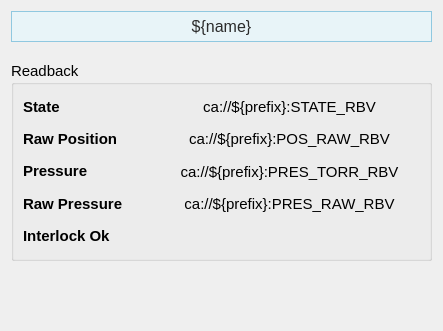
<?xml version="1.0" encoding="UTF-8"?>
<ui version="4.0">
 <class>Form</class>
 <widget class="QWidget" name="Form">
  <property name="geometry">
   <rect>
    <x>0</x>
    <y>0</y>
    <width>443</width>
    <height>331</height>
   </rect>
  </property>
  <property name="sizePolicy">
   <sizepolicy hsizetype="Preferred" vsizetype="Preferred">
    <horstretch>0</horstretch>
    <verstretch>0</verstretch>
   </sizepolicy>
  </property>
  <property name="windowTitle">
   <string>Form</string>
  </property>
  <layout class="QVBoxLayout" name="verticalLayout_2">
   <item>
    <widget class="PyDMLabel" name="PyDMLabel_11">
     <property name="maximumSize">
      <size>
       <width>16777215</width>
       <height>40</height>
      </size>
     </property>
     <property name="font">
      <font>
       <pointsize>12</pointsize>
      </font>
     </property>
     <property name="toolTip">
      <string/>
     </property>
     <property name="styleSheet">
      <string notr="true">    background-color: #e8f4f8;

    border: 1px solid #90c8e0;

    padding: 5px;

    color: rgb(43, 43, 43);</string>
     </property>
     <property name="text">
      <string>${name}</string>
     </property>
     <property name="alignment">
      <set>Qt::AlignCenter</set>
     </property>
    </widget>
   </item>
   <item>
    <spacer name="verticalSpacer_2">
     <property name="orientation">
      <enum>Qt::Vertical</enum>
     </property>
     <property name="sizeType">
      <enum>QSizePolicy::Fixed</enum>
     </property>
     <property name="sizeHint" stdset="0">
      <size>
       <width>20</width>
       <height>13</height>
      </size>
     </property>
    </spacer>
   </item>
   <item>
    <widget class="QGroupBox" name="groupBox">
     <property name="sizePolicy">
      <sizepolicy hsizetype="Preferred" vsizetype="Fixed">
       <horstretch>0</horstretch>
       <verstretch>0</verstretch>
      </sizepolicy>
     </property>
     <property name="minimumSize">
      <size>
       <width>0</width>
       <height>200</height>
      </size>
     </property>
     <property name="font">
      <font>
       <pointsize>11</pointsize>
      </font>
     </property>
     <property name="title">
      <string>Readback</string>
     </property>
     <layout class="QVBoxLayout" name="verticalLayout_14">
      <item>
       <layout class="QHBoxLayout" name="horizontalLayout_4" stretch="1,2">
        <item>
         <layout class="QVBoxLayout" name="verticalLayout">
          <item>
           <widget class="QLabel" name="interlock_ok_label_11">
            <property name="font">
             <font>
              <pointsize>11</pointsize>
             </font>
            </property>
            <property name="styleSheet">
             <string/>
            </property>
            <property name="text">
             <string>&lt;html&gt;&lt;head/&gt;&lt;body&gt;&lt;p&gt;&lt;span style=&quot; font-weight:600;&quot;&gt;State&lt;/span&gt;&lt;/p&gt;&lt;/body&gt;&lt;/html&gt;</string>
            </property>
           </widget>
          </item>
          <item>
           <widget class="QLabel" name="interlock_ok_label_10">
            <property name="font">
             <font>
              <pointsize>11</pointsize>
             </font>
            </property>
            <property name="styleSheet">
             <string/>
            </property>
            <property name="text">
             <string>&lt;html&gt;&lt;head/&gt;&lt;body&gt;&lt;p&gt;&lt;span style=&quot; font-weight:600;&quot;&gt;Raw Position&lt;/span&gt;&lt;/p&gt;&lt;/body&gt;&lt;/html&gt;</string>
            </property>
           </widget>
          </item>
          <item>
           <widget class="QLabel" name="interlock_ok_label_13">
            <property name="font">
             <font>
              <pointsize>11</pointsize>
             </font>
            </property>
            <property name="styleSheet">
             <string/>
            </property>
            <property name="text">
             <string>&lt;html&gt;&lt;head/&gt;&lt;body&gt;&lt;p&gt;&lt;span style=&quot; font-weight:600;&quot;&gt;Pressure&lt;/span&gt;&lt;/p&gt;&lt;/body&gt;&lt;/html&gt;</string>
            </property>
           </widget>
          </item>
          <item>
           <widget class="QLabel" name="interlock_ok_label_14">
            <property name="font">
             <font>
              <pointsize>11</pointsize>
             </font>
            </property>
            <property name="styleSheet">
             <string/>
            </property>
            <property name="text">
             <string>&lt;html&gt;&lt;head/&gt;&lt;body&gt;&lt;p&gt;&lt;span style=&quot; font-weight:600;&quot;&gt;Raw Pressure&lt;/span&gt;&lt;/p&gt;&lt;/body&gt;&lt;/html&gt;</string>
            </property>
           </widget>
          </item>
          <item>
           <widget class="QLabel" name="interlock_ok_label_8">
            <property name="font">
             <font>
              <pointsize>11</pointsize>
             </font>
            </property>
            <property name="styleSheet">
             <string/>
            </property>
            <property name="text">
             <string>&lt;html&gt;&lt;head/&gt;&lt;body&gt;&lt;p&gt;&lt;span style=&quot; font-weight:600;&quot;&gt;Interlock Ok&lt;/span&gt;&lt;/p&gt;&lt;/body&gt;&lt;/html&gt;</string>
            </property>
           </widget>
          </item>
         </layout>
        </item>
        <item>
         <layout class="QVBoxLayout" name="verticalLayout_4">
          <item>
           <widget class="PyDMLabel" name="PyDMLabel_10">
            <property name="toolTip">
             <string/>
            </property>
            <property name="text">
             <string>ca://${prefix}:STATE_RBV</string>
            </property>
            <property name="alignment">
             <set>Qt::AlignCenter</set>
            </property>
            <property name="precision">
             <number>0</number>
            </property>
            <property name="showUnits">
             <bool>false</bool>
            </property>
            <property name="precisionFromPV">
             <bool>true</bool>
            </property>
            <property name="alarmSensitiveContent">
             <bool>false</bool>
            </property>
            <property name="alarmSensitiveBorder">
             <bool>true</bool>
            </property>
            <property name="PyDMToolTip">
             <string/>
            </property>
            <property name="channel">
             <string>ca://${prefix}:STATE_RBV</string>
            </property>
            <property name="enableRichText">
             <bool>false</bool>
            </property>
            <property name="displayLabelText">
             <bool>false</bool>
            </property>
            <property name="disconnectedText">
             <string/>
            </property>
           </widget>
          </item>
          <item>
           <widget class="PyDMLabel" name="PyDMLabel_9">
            <property name="toolTip">
             <string/>
            </property>
            <property name="text">
             <string>ca://${prefix}:POS_RAW_RBV</string>
            </property>
            <property name="alignment">
             <set>Qt::AlignCenter</set>
            </property>
            <property name="precision">
             <number>0</number>
            </property>
            <property name="showUnits">
             <bool>false</bool>
            </property>
            <property name="precisionFromPV">
             <bool>true</bool>
            </property>
            <property name="alarmSensitiveContent">
             <bool>false</bool>
            </property>
            <property name="alarmSensitiveBorder">
             <bool>true</bool>
            </property>
            <property name="PyDMToolTip">
             <string/>
            </property>
            <property name="channel">
             <string>ca://${prefix}:POS_RAW_RBV</string>
            </property>
            <property name="enableRichText">
             <bool>false</bool>
            </property>
            <property name="displayLabelText">
             <bool>false</bool>
            </property>
            <property name="disconnectedText">
             <string/>
            </property>
           </widget>
          </item>
          <item>
           <widget class="PyDMLabel" name="PyDMLabel_12">
            <property name="toolTip">
             <string/>
            </property>
            <property name="text">
             <string>ca://${prefix}:PRES_TORR_RBV</string>
            </property>
            <property name="alignment">
             <set>Qt::AlignCenter</set>
            </property>
            <property name="precision">
             <number>0</number>
            </property>
            <property name="showUnits">
             <bool>false</bool>
            </property>
            <property name="precisionFromPV">
             <bool>true</bool>
            </property>
            <property name="alarmSensitiveContent">
             <bool>false</bool>
            </property>
            <property name="alarmSensitiveBorder">
             <bool>true</bool>
            </property>
            <property name="PyDMToolTip">
             <string/>
            </property>
            <property name="channel">
             <string>ca://${prefix}:PRES_TORR_RBV</string>
            </property>
            <property name="enableRichText">
             <bool>false</bool>
            </property>
            <property name="displayLabelText">
             <bool>false</bool>
            </property>
            <property name="disconnectedText">
             <string/>
            </property>
           </widget>
          </item>
          <item>
           <widget class="PyDMLabel" name="PyDMLabel_13">
            <property name="toolTip">
             <string/>
            </property>
            <property name="text">
             <string>ca://${prefix}:PRES_RAW_RBV</string>
            </property>
            <property name="alignment">
             <set>Qt::AlignCenter</set>
            </property>
            <property name="precision">
             <number>0</number>
            </property>
            <property name="showUnits">
             <bool>false</bool>
            </property>
            <property name="precisionFromPV">
             <bool>true</bool>
            </property>
            <property name="alarmSensitiveContent">
             <bool>false</bool>
            </property>
            <property name="alarmSensitiveBorder">
             <bool>true</bool>
            </property>
            <property name="PyDMToolTip">
             <string/>
            </property>
            <property name="channel">
             <string>ca://${prefix}:PRES_RAW_RBV</string>
            </property>
            <property name="enableRichText">
             <bool>false</bool>
            </property>
            <property name="displayLabelText">
             <bool>false</bool>
            </property>
            <property name="disconnectedText">
             <string/>
            </property>
           </widget>
          </item>
          <item>
           <widget class="PyDMByteIndicator" name="PyDMByteIndicator">
            <property name="toolTip">
             <string/>
            </property>
            <property name="channel">
             <string>ca://${prefix}:ILK_OK_RBV</string>
            </property>
            <property name="showLabels">
             <bool>false</bool>
            </property>
            <property name="circles">
             <bool>true</bool>
            </property>
           </widget>
          </item>
         </layout>
        </item>
       </layout>
      </item>
     </layout>
    </widget>
   </item>
   <item>
    <spacer name="verticalSpacer">
     <property name="orientation">
      <enum>Qt::Vertical</enum>
     </property>
     <property name="sizeHint" stdset="0">
      <size>
       <width>20</width>
       <height>89</height>
      </size>
     </property>
    </spacer>
   </item>
  </layout>
 </widget>
 <customwidgets>
  <customwidget>
   <class>PyDMByteIndicator</class>
   <extends>QWidget</extends>
   <header>pydm.widgets.byte</header>
  </customwidget>
  <customwidget>
   <class>PyDMLabel</class>
   <extends>QLabel</extends>
   <header>pydm.widgets.label</header>
  </customwidget>
 </customwidgets>
 <resources/>
 <connections/>
</ui>
